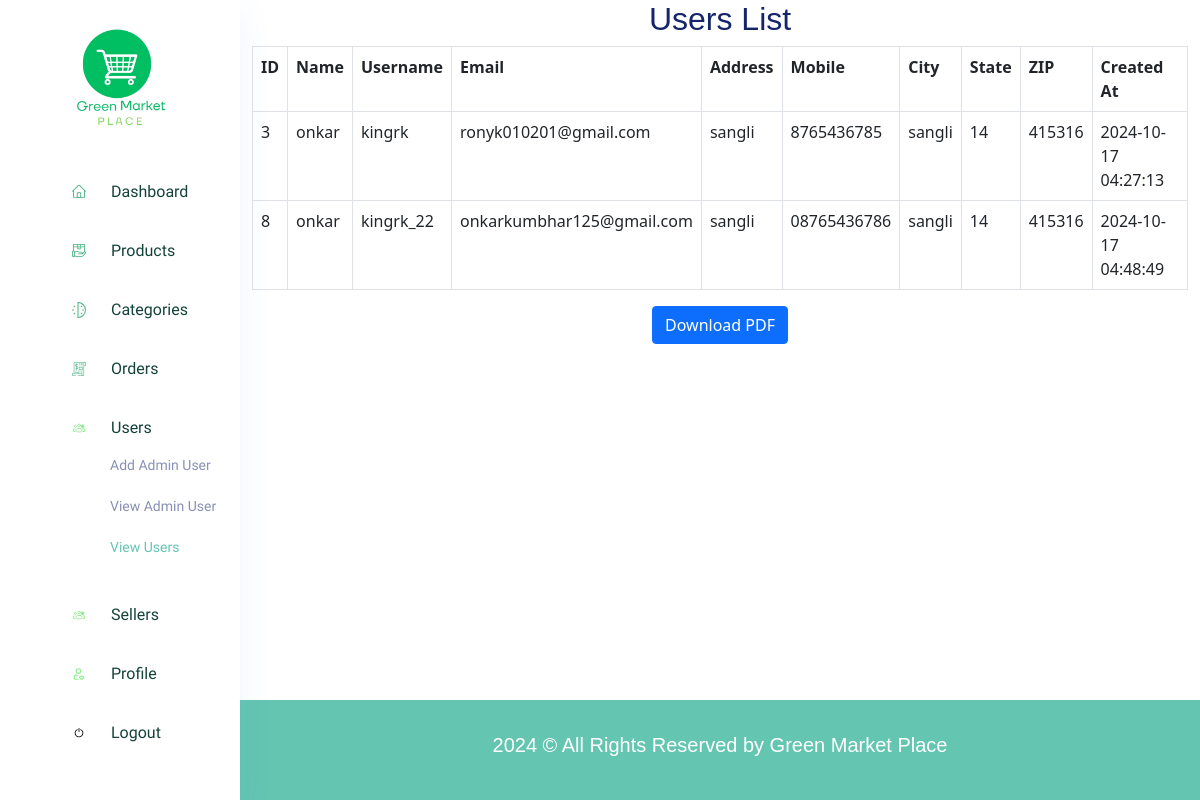
Page /Admin/viewuser.php on the committed database.
### tables this page shows
CREATE TABLE `users` (
  `id` int(11) NOT NULL,
  `Name` varchar(255) NOT NULL,
  `user_name` varchar(100) NOT NULL,
  `Email` varchar(50) NOT NULL,
  `password` varchar(255) NOT NULL,
  `address` varchar(255) NOT NULL,
  `Mobile` varchar(20) DEFAULT NULL,
  `city` varchar(100) NOT NULL,
  `state` int(11) NOT NULL,
  `zip` varchar(10) NOT NULL,
  `created_at` timestamp NOT NULL DEFAULT current_timestamp()
);

### Admin/viewuser.php (the view, shortened to what this page needs)
<?php
$servername = "localhost";
$username = "root";
$password = "";
$dbname = "gmp";
$conn = new mysqli($servername, $username, $password, $dbname);
$sql = "SELECT id, Name, user_name, Email, address, Mobile, city, state, zip, created_at FROM users";
$result = $conn->query($sql);
?>
<!DOCTYPE html>
<html lang="en">
<head>
    <link rel="stylesheet" href="css/style1.css" />
    <link rel="stylesheet" href="css/bootstrap1.min.css" />
    <link rel="stylesheet" href="css/metisMenu.css" />
</head>
<body class="crm_body_bg">
    <?php include 'sidebar.php'; ?>
    <section class="main_content dashboard_part large_header_bg">
        <div class="container-fluid">
            <h2 class="text-center">Users List</h2>
            <table class="table table-bordered">
                <thead>
                    <tr>
                        <th>ID</th>
                        <th>Name</th>
                        <th>Username</th>
                        <th>Email</th>
                        <th>Address</th>
                        <th>Mobile</th>
                        <th>City</th>
                        <th>State</th>
                        <th>ZIP</th>
                        <th>Created At</th>
                    </tr>
                </thead>
                <tbody>
                    <?php
                    if ($result->num_rows > 0) {
                        while ($row = $result->fetch_assoc()) {
                            echo "<tr>
                                    <td>{$row['id']}</td>
                                    <td>{$row['Name']}</td>
                                    <td>{$row['user_name']}</td>
                                    <td>{$row['Email']}</td>
                                    <td>{$row['address']}</td>
                                    <td>{$row['Mobile']}</td>
                                    <td>{$row['city']}</td>
                                    <td>{$row['state']}</td>
                                    <td>{$row['zip']}</td>
                                    <td>{$row['created_at']}</td>
                                  </tr>";
                        }
                    } else {
                        echo "<tr><td colspan='10'>No users found</td></tr>";
                    }
                    ?>
                </tbody>
            </table>
            <form method="post" class="text-center mt-3 mb-4">
                <button type="submit" name="download_pdf" class="btn btn-primary">
                    <i class="fas fa-download"></i> Download PDF
                </button>
            </form>
        </div>
        <div class="footer_part">
            <div class="container-fluid">
                <div class="row">
                    <div class="col-lg-12">
                        <div class="footer_iner text-center text-align-center">
                            <p class="fs-5">2024 © All Rights Reserved by Green Market Place</p>
                        </div>
                    </div>
                </div>
            </div>
        </div>
    </section>
</body>
</html>

### rows in the picture
users: id "3", Name "onkar", user_name "kingrk", Email "ronyk010201@gmail.com", address "sangli", Mobile "8765436785", city "sangli", state "14", zip "415316", created_at "2024-10-17 04:27:13"
users: id "8", Name "onkar", user_name "kingrk_22", Email "onkarkumbhar125@gmail.com", address "sangli", Mobile "08765436786", city "sangli", state "14", zip "415316", created_at "2024-10-17 04:48:49"
